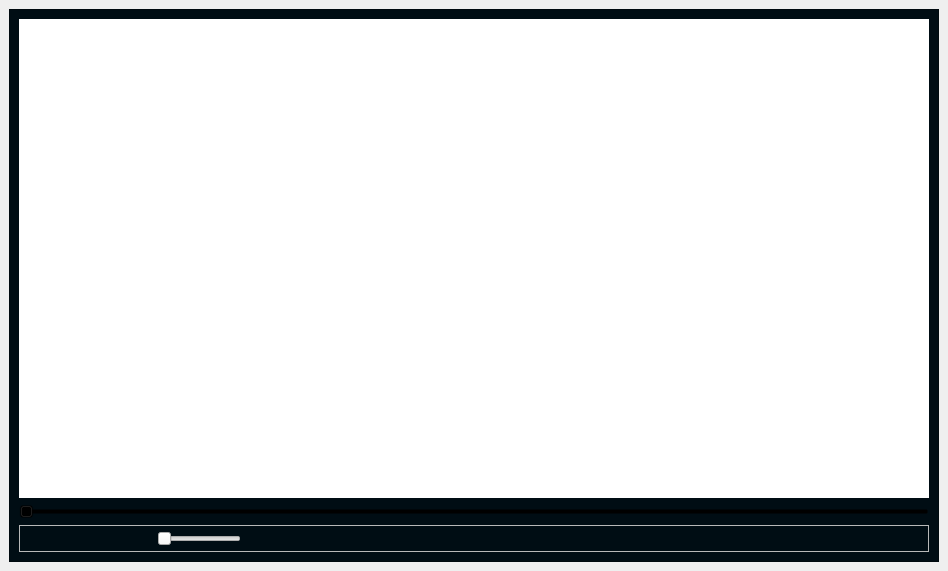
<?xml version="1.0" encoding="UTF-8"?>
<ui version="4.0">
 <class>MainWindow</class>
 <widget class="QMainWindow" name="MainWindow">
  <property name="geometry">
   <rect>
    <x>0</x>
    <y>0</y>
    <width>948</width>
    <height>571</height>
   </rect>
  </property>
  <property name="windowTitle">
   <string>Music Player</string>
  </property>
  <property name="windowIcon">
   <iconset resource="sources/sources.qrc">
    <normaloff>:/imgs/white Icons/video.svg</normaloff>:/imgs/white Icons/video.svg</iconset>
  </property>
  <widget class="QWidget" name="centralwidget">
   <layout class="QHBoxLayout" name="horizontalLayout">
    <item>
     <widget class="QFrame" name="frame">
      <property name="styleSheet">
       <string notr="true">#frame{
background-color:rgb(0, 13, 20);
}

QPushButton{
background: transparent;
text-align: center;
font: 75 15pt &quot;Comic Sans MS&quot;;
color:  rgb(58, 180, 204);
border-radius: 30px;
}
</string>
      </property>
      <property name="frameShape">
       <enum>QFrame::StyledPanel</enum>
      </property>
      <property name="frameShadow">
       <enum>QFrame::Raised</enum>
      </property>
      <layout class="QVBoxLayout" name="verticalLayout_3">
       <item>
        <layout class="QVBoxLayout" name="verticalLayout_4">
         <item>
          <widget class="QGraphicsView" name="graphicsView">
           <property name="styleSheet">
            <string notr="true">background-image: url(:/imgs/photo-1516450360452-9312f5e86fc7.jpg)</string>
           </property>
           <property name="frameShape">
            <enum>QFrame::NoFrame</enum>
           </property>
          </widget>
         </item>
        </layout>
       </item>
       <item>
        <layout class="QHBoxLayout" name="horizontalLayout_2">
         <item>
          <widget class="QSlider" name="horizontalSlider_2">
           <property name="mouseTracking">
            <bool>false</bool>
           </property>
           <property name="tabletTracking">
            <bool>false</bool>
           </property>
           <property name="focusPolicy">
            <enum>Qt::StrongFocus</enum>
           </property>
           <property name="acceptDrops">
            <bool>false</bool>
           </property>
           <property name="layoutDirection">
            <enum>Qt::LeftToRight</enum>
           </property>
           <property name="autoFillBackground">
            <bool>false</bool>
           </property>
           <property name="styleSheet">
            <string notr="true">background: transparent;
-webkit-appearance:round;
border-radius: 5px;
color:  rgb(0, 255, 204);
</string>
           </property>
           <property name="inputMethodHints">
            <set>Qt::ImhNone</set>
           </property>
           <property name="singleStep">
            <number>1</number>
           </property>
           <property name="value">
            <number>0</number>
           </property>
           <property name="sliderPosition">
            <number>0</number>
           </property>
           <property name="tracking">
            <bool>true</bool>
           </property>
           <property name="orientation">
            <enum>Qt::Horizontal</enum>
           </property>
           <property name="invertedAppearance">
            <bool>false</bool>
           </property>
           <property name="invertedControls">
            <bool>false</bool>
           </property>
          </widget>
         </item>
        </layout>
       </item>
       <item>
        <layout class="QHBoxLayout" name="horizontalLayout_5">
         <item>
          <widget class="QFrame" name="frame_2">
           <property name="styleSheet">
            <string notr="true">QPushButoon{
border-radius: 20px;
}</string>
           </property>
           <property name="frameShape">
            <enum>QFrame::StyledPanel</enum>
           </property>
           <property name="frameShadow">
            <enum>QFrame::Raised</enum>
           </property>
           <layout class="QHBoxLayout" name="horizontalLayout_6">
            <property name="spacing">
             <number>7</number>
            </property>
            <property name="leftMargin">
             <number>0</number>
            </property>
            <property name="topMargin">
             <number>0</number>
            </property>
            <property name="rightMargin">
             <number>0</number>
            </property>
            <property name="bottomMargin">
             <number>0</number>
            </property>
            <item>
             <widget class="QPushButton" name="volume">
              <property name="font">
               <font>
                <family>Comic Sans MS</family>
                <pointsize>15</pointsize>
                <weight>9</weight>
                <italic>false</italic>
                <bold>false</bold>
               </font>
              </property>
              <property name="toolTip">
               <string>volume</string>
              </property>
              <property name="styleSheet">
               <string notr="true">#volume:hover{
icon: url(:/buttons/cyan icons/volume-down.svg)
}</string>
              </property>
              <property name="text">
               <string/>
              </property>
              <property name="icon">
               <iconset resource="sources/sources.qrc">
                <normaloff>:/buttons/white Icons/volume-down.svg</normaloff>:/buttons/white Icons/volume-down.svg</iconset>
              </property>
              <property name="iconSize">
               <size>
                <width>35</width>
                <height>35</height>
               </size>
              </property>
              <property name="shortcut">
               <string>P</string>
              </property>
              <property name="flat">
               <bool>false</bool>
              </property>
             </widget>
            </item>
            <item>
             <widget class="QSlider" name="horizontalSlider">
              <property name="sizePolicy">
               <sizepolicy hsizetype="Fixed" vsizetype="Fixed">
                <horstretch>0</horstretch>
                <verstretch>0</verstretch>
               </sizepolicy>
              </property>
              <property name="font">
               <font>
                <pointsize>1</pointsize>
               </font>
              </property>
              <property name="maximum">
               <number>26</number>
              </property>
              <property name="pageStep">
               <number>6</number>
              </property>
              <property name="orientation">
               <enum>Qt::Horizontal</enum>
              </property>
             </widget>
            </item>
            <item>
             <widget class="QPushButton" name="prev">
              <property name="toolTip">
               <string>previous</string>
              </property>
              <property name="styleSheet">
               <string notr="true">#prev:hover{
icon: url(:/buttons/cyan icons/previous.svg);
}</string>
              </property>
              <property name="text">
               <string/>
              </property>
              <property name="icon">
               <iconset resource="sources/sources.qrc">
                <normaloff>:/buttons/white Icons/previous (1).svg</normaloff>:/buttons/white Icons/previous (1).svg</iconset>
              </property>
              <property name="iconSize">
               <size>
                <width>35</width>
                <height>35</height>
               </size>
              </property>
              <property name="shortcut">
               <string>P</string>
              </property>
             </widget>
            </item>
            <item>
             <widget class="QPushButton" name="play">
              <property name="toolTip">
               <string/>
              </property>
              <property name="styleSheet">
               <string notr="true">border-radius: 38px;</string>
              </property>
              <property name="text">
               <string/>
              </property>
              <property name="icon">
               <iconset resource="sources/sources.qrc">
                <normaloff>:/imgs/cyan icons/play.svg</normaloff>:/imgs/cyan icons/play.svg</iconset>
              </property>
              <property name="iconSize">
               <size>
                <width>70</width>
                <height>70</height>
               </size>
              </property>
              <property name="shortcut">
               <string>Space</string>
              </property>
             </widget>
            </item>
            <item>
             <widget class="QPushButton" name="next">
              <property name="toolTip">
               <string>next</string>
              </property>
              <property name="styleSheet">
               <string notr="true">#next:hover{
icon: url(:/buttons/cyan icons/next (1).svg);
}</string>
              </property>
              <property name="text">
               <string/>
              </property>
              <property name="icon">
               <iconset resource="sources/sources.qrc">
                <normaloff>:/buttons/white Icons/next.svg</normaloff>:/buttons/white Icons/next.svg</iconset>
              </property>
              <property name="iconSize">
               <size>
                <width>35</width>
                <height>35</height>
               </size>
              </property>
              <property name="shortcut">
               <string>N</string>
              </property>
             </widget>
            </item>
            <item>
             <widget class="QPushButton" name="repeat">
              <property name="toolTip">
               <string>repeat</string>
              </property>
              <property name="whatsThis">
               <string/>
              </property>
              <property name="accessibleName">
               <string/>
              </property>
              <property name="accessibleDescription">
               <string/>
              </property>
              <property name="styleSheet">
               <string notr="true">#repeat{
border-radius: 10px;
}
#repeat:hover{
icon: url(:/buttons/cyan icons/repeat (1).svg);
}</string>
              </property>
              <property name="text">
               <string/>
              </property>
              <property name="icon">
               <iconset resource="sources/sources.qrc">
                <normaloff>:/buttons/white Icons/repeat.svg</normaloff>:/buttons/white Icons/repeat.svg</iconset>
              </property>
              <property name="iconSize">
               <size>
                <width>35</width>
                <height>35</height>
               </size>
              </property>
              <property name="shortcut">
               <string>R</string>
              </property>
             </widget>
            </item>
            <item>
             <widget class="QPushButton" name="playlist">
              <property name="toolTip">
               <string>playlist</string>
              </property>
              <property name="text">
               <string/>
              </property>
              <property name="icon">
               <iconset resource="sources/sources.qrc">
                <normaloff>:/imgs/cyan icons/playlist.svg</normaloff>:/imgs/cyan icons/playlist.svg</iconset>
              </property>
              <property name="iconSize">
               <size>
                <width>40</width>
                <height>40</height>
               </size>
              </property>
              <property name="shortcut">
               <string>P</string>
              </property>
             </widget>
            </item>
           </layout>
          </widget>
         </item>
        </layout>
       </item>
      </layout>
     </widget>
    </item>
   </layout>
  </widget>
 </widget>
 <resources>
  <include location="sources/sources.qrc"/>
 </resources>
 <connections/>
</ui>
